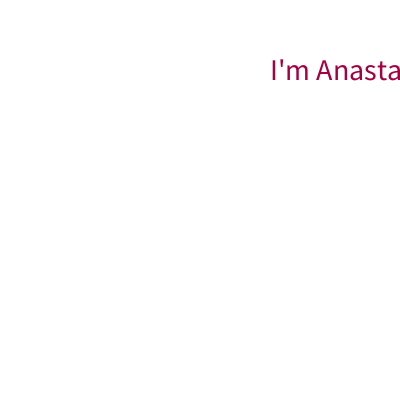
Frame 1 (no input)
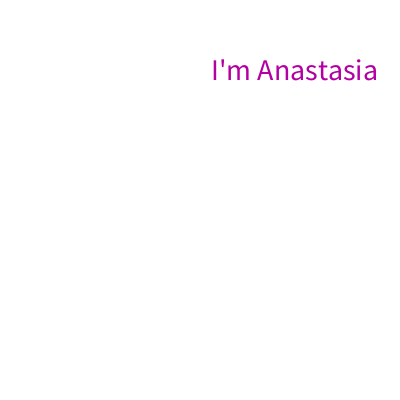
Frame 60 (the mouse pressed at the canvas centre just before this capture)
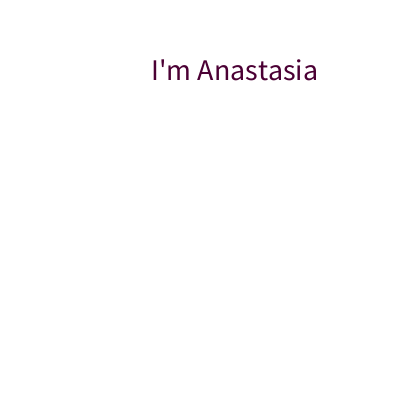
Frame 120 (the mouse held since frame 60 and released just before this capture)

The Processing sketch that drew these frames (run headless with seeded random() and noise(); from frame 60 on, the mouse is pressed at the canvas centre):

// Processing sketch: sketch_161017c_TextAnimated_Task1
// ── sketch_161017c_TextAnimated_Task1.pde
int x;

void setup() {
  size(400,400);
  x=270;
}

void draw() {
  background(255);
  fill(random(0,255),0,random(0,255));
  textSize(30);
  stroke(0,255,0);
  text("I'm Anastasia",x,80);
  x=x-1;
  
  
}
